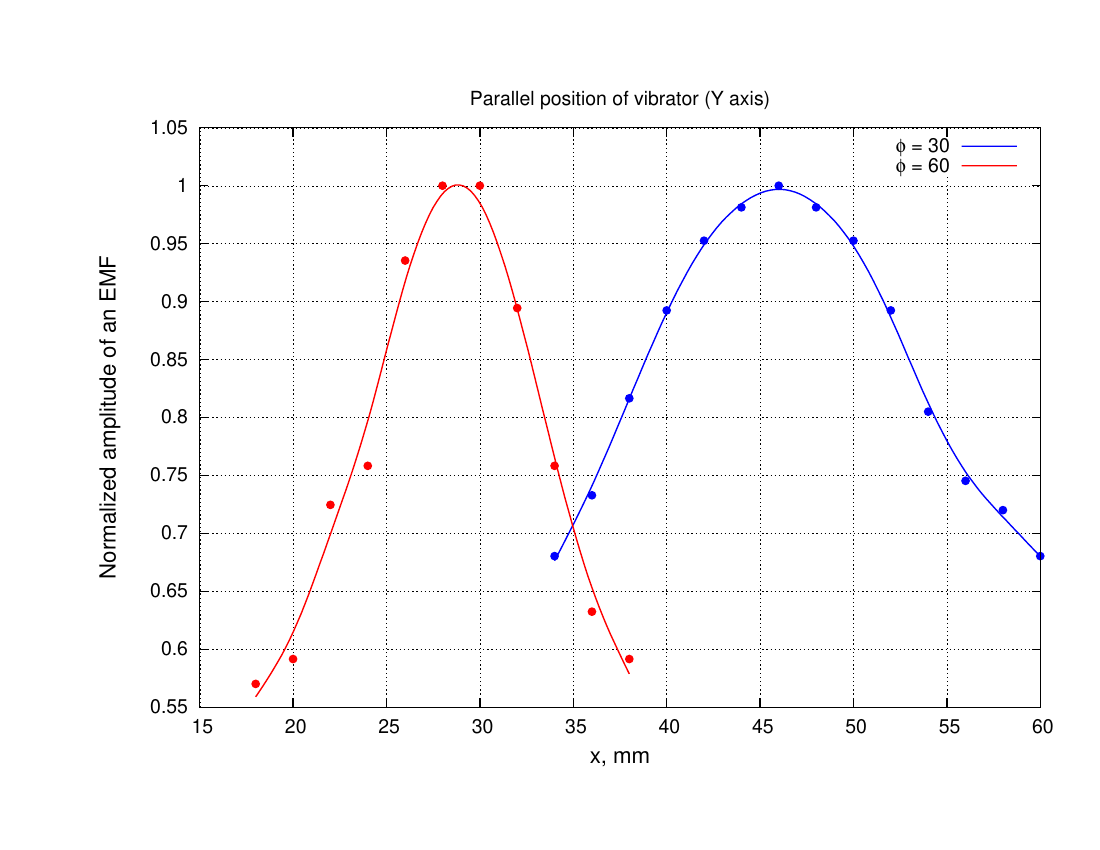

Reproduce this figure in gnuplot.
set terminal postscript enhanced color dashed
set output "plot4.eps"
set title "Parallel position of vibrator (Y axis)"
set ylabel "Normalized amplitude of an EMF" font "Helvetica,16"
set xlabel "x, mm" font "Helvetica,16"
#set key left bottom
#set ytics -1.5, 0.5
#set mytics 4
r = 0.5
# set xzeroaxis lw 1 lt 1 lc rgb "black"
set grid

set style line 1 lt 1 lw 2 lc rgb "blue"
set style line 2 lt 1 lw 2 lc rgb "red"
set style line 3 lt 1 lw 2 lc rgb "#006600"

plot "./data"\
				ind 7 u 1:3 w p pt 7 ps 1 lc rgb "blue" notitle,\
			 "" ind 7 u 1:3:(r) title "{/Symbol f} = 30" ls 1 s acs,\
			 ""	ind 8 u 1:3 w p pt 7 ps 1 lc rgb "red" notitle,\
			 "" ind 8 u 1:3:(r) title "{/Symbol f} = 60" ls 2 s acs
